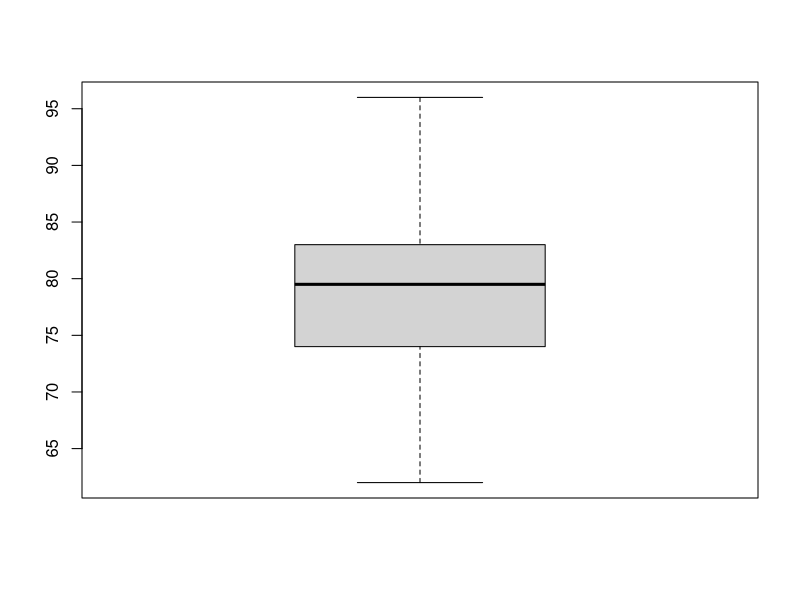

R code for this plot:
#LAB 14 

#STEAM AND LEAF DIAGRAMS

pulse=c(89,68,92,74,76,65,77,83,75,87,85,64,79,77,96,80,70,85,80,80,
        82,81,86,71,90,87,71,72,62,78,77,90,83,81,73,80,78,81,81,75,
        82,88,79,79,94,82,66,78,74,72)
stem(pulse)
#CHANGE SCALE 
stem(pulse, scale = 0.5)
stem(pulse, scale = 2)

#BOXPLOTS
boxplot(pulse)

#AUTOMATIC SUMMARY OF DATA, THIS IS LIKE ONLINE CALCULATOR BUT BETTER
summary(pulse)

#OR EXTRACT INDIVIDUALLY
mean(pulse)
max(pulse)
min(pulse)
median(pulse) 

#CALCULATE INTERQUARTILE RANGE
IQR(pulse)

#CALCULATE STANDARD QUANTILES
quantile(pulse)

#NUMBER OF QUANTILES CAN BE INCREASED, HERE EVERY 10 PER CENT
quantile(pulse, probs=seq(0,1,0.1))

#CALCULATE SAMPLE STANDARD DEVIATION (AUTOMATICALLY DOES FORMULA WITH (n-1))
sd(pulse)


#CALCULATE POPULATION STANDARD DEVIATION (WITH n IN FORMULA)
sd(pulse)*sqrt(length(pulse)-1)/sqrt(length(pulse))

